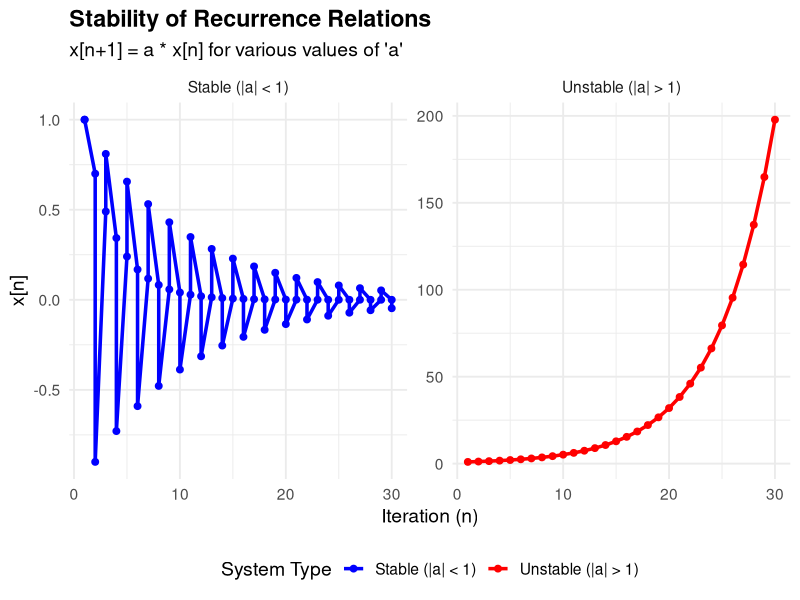

The R source for this figure:
## ---- chunk 1
# ------------------------------------------------------------
# R Script: Stable vs. Unstable Recurrence Relations
# ------------------------------------------------------------
# This script demonstrates how varying the recurrence parameter 'a'
# affects the stability of a first-order linear recurrence relation:
#     x_{n+1} = a * x_n
# Stability criterion:
#   - |a| < 1  → stable (sequence converges)
#   - |a| > 1  → unstable (sequence diverges)
#   - |a| = 1  → marginal (oscillatory or constant amplitude)
# ------------------------------------------------------------

# Load libraries
library(ggplot2)
library(dplyr)
library(tidyr)

# Define recurrence function
generate_recurrence <- function(a, x0, n_steps) {
  x <- numeric(n_steps)
  x[1] <- x0
  for (i in 2:n_steps) {
    x[i] <- a * x[i - 1]
  }
  return(data.frame(step = 1:n_steps, value = x, a = a))
}

# Parameters
x0 <- 1       # initial condition
n_steps <- 30 # number of iterations
a_values <- c(0.7, 1.2, -0.9) # stable, unstable, oscillatory

# Generate data
recurrence_data <- bind_rows(
  lapply(a_values, function(a) generate_recurrence(a, x0, n_steps))
)

# Add label for stability type
recurrence_data <- recurrence_data %>%
  mutate(stability = case_when(
    abs(a) < 1 ~ "Stable (|a| < 1)",
    abs(a) == 1 ~ "Marginal (|a| = 1)",
    TRUE ~ "Unstable (|a| > 1)"
  ))

# Plot results
ggplot(recurrence_data, aes(x = step, y = value, color = stability)) +
  geom_line(size = 1.2) +
  geom_point(size = 2) +
  facet_wrap(~ stability, scales = "free_y") +
  scale_color_manual(values = c(
    "Stable (|a| < 1)" = "blue",
    "Marginal (|a| = 1)" = "black",
    "Unstable (|a| > 1)" = "red"
  )) +
  theme_minimal(base_size = 14) +
  labs(
    title = "Stability of Recurrence Relations",
    subtitle = "x[n+1] = a * x[n] for various values of 'a'",
    x = "Iteration (n)",
    y = "x[n]",
    color = "System Type"
  ) +
  theme(
    plot.title = element_text(face = "bold"),
    legend.position = "bottom"
  )
